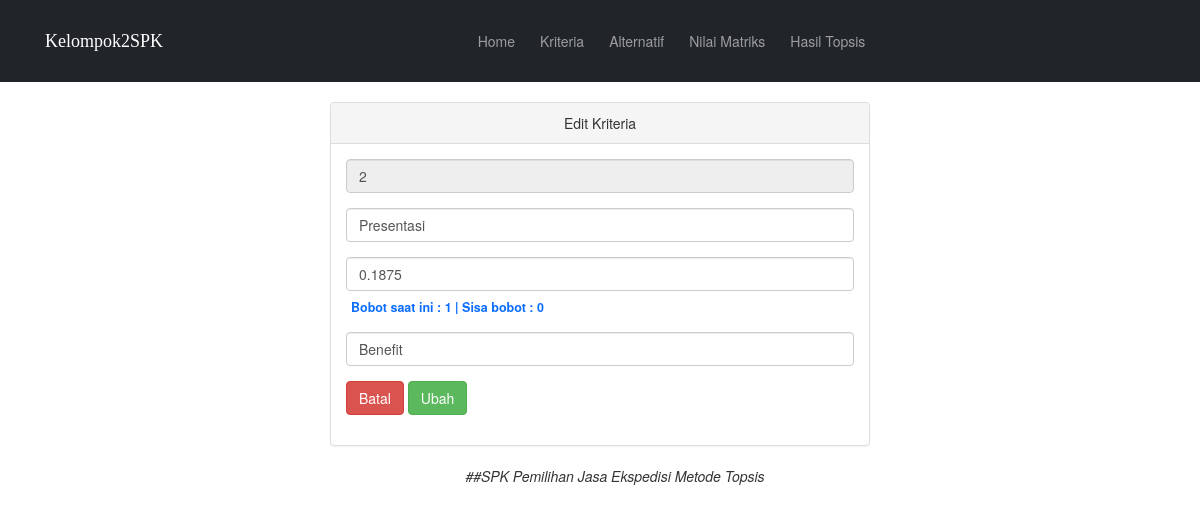
Page /editkriteria.php?id_kriteria=2 on the committed database.
### tables this page shows
CREATE TABLE `tab_kriteria` (
  `id_kriteria` int(10) NOT NULL,
  `nama_kriteria` varchar(50) NOT NULL,
  `bobot` float NOT NULL,
  `status` varchar(20) NOT NULL
);

### editkriteria.php (the view, shortened to what this page needs)
<?php
include("koneksi.php");
$id_krit  = $_GET['id_kriteria'];
$kriteria = $koneksi->query("SELECT * FROM tab_kriteria WHERE id_kriteria = '$id_krit' ");
while ($row = $kriteria->fetch_row()) {
  $nama_kriteria  = $row[1];
  $bobot = $row[2];
  $status = $row[3];
}
$qBobot = $koneksi->query("SELECT SUM(bobot) FROM tab_kriteria");
$totalBobot = round($qBobot->fetch_array()[0], 3);
$sisaBobot = 1.00 - $totalBobot;
?>
<!DOCTYPE html>
<html>
<head>
  <link rel="stylesheet" href="style/style.css">
  <link href="https://cdn.jsdelivr.net/npm/bootstrap@5.3.2/dist/css/bootstrap.min.css" rel="stylesheet">
  <link rel="stylesheet" href="tampilan/css/bootstrap.min.css">
</head>
<body>
  <?php include_once('navbar.php') ?>
  <div class="container">
    <div class="row">
      <div class="col-lg-6 col-lg-offset-3">
        <div class="panel panel-default">
          <div class="panel-heading text-center">
            Edit Kriteria
          </div>
          <div class="panel-body">
            <div class="row">
              <div class="col-lg-12">
                <form class="form" action="editk.php" method="post">
                  <div class="form-group">
                    <input class="form-control" type="text" name="id_kriteria" value=<?php echo $_GET['id_kriteria']; ?> readonly>
                  </div>
                  <div class="form-group">
                    <input class="form-control" type="text" name="nama_kriteria" value=<?php echo $nama_kriteria; ?>>
                  </div>
                  <div class="form-group">
                    <input class="form-control mb-2" type="text" name="bobot" value=<?php echo $bobot; ?>>
                    <span class="ms-2 text-primary fs-5 fw-bold">Bobot saat ini : <?= $totalBobot; ?> | Sisa bobot : <?= $sisaBobot; ?></span>
                  </div>
                  <div class="form-group">
                    <input class="form-control" type="text" name="status" value=<?php echo $status; ?>>
                  </div>
                  <div class="form-group">
                    <a href="kriteria.php"><button type="button" class="btn btn-danger">Batal</button></a>
                    <button type="submit" class="btn btn-success">Ubah</button>
                  </div>
                </form>
              </div>
            </div>
          </div>
        </div>
      </div>
    </div>
  </div>
  <footer class="text-center">
    <div class="footer-below">
      <div class="container">
        <div class="row">
          <div class="col-lg-12">
            <em>##SPK Pemilihan Jasa Ekspedisi Metode Topsis</em>
          </div>
        </div>
      </div>
    </div>
  </footer>
</body>
</html>

### rows in the picture
tab_kriteria: nama_kriteria "Presentasi", bobot "0.1875", status "Benefit"

### other values in the picture
$totalBobot "1"
$sisaBobot "0"
